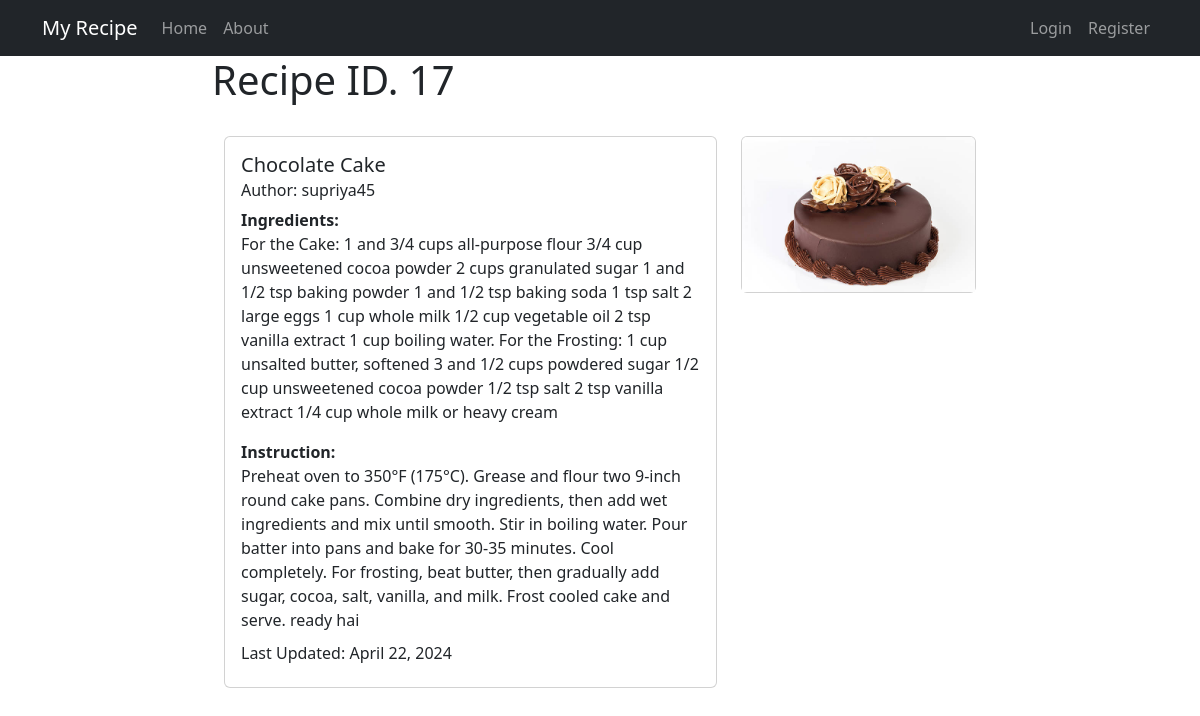
The app's page /recipe/17/ with its own data.
### recipes/models.py (models this page shows, shortened)
class Recipe(models.Model):
    title=models.CharField(max_length=100)
    description=models.TextField()
    author=models.ForeignKey(User, on_delete=models.CASCADE)
    ingredients = models.TextField(null=True)
    photo = models.ImageField(upload_to='recipe_photos/', blank=True, null=True)
    created_at = models.DateTimeField(auto_now_add=True)
    updated_at = models.DateTimeField(auto_now = True)

### recipes/views.py (the view)
# urls.py: path('recipe/<int:pk>/',views.RecipeDetailView.as_view(), name = "receipe-detail"),
class RecipeDetailView(DetailView):
    model = models.Recipe
    template_name= "my_receipe/recipe_detail.html"

### recipes/templates/my_receipe/recipe_detail.html (shortened to what this page needs)
{% extends 'my_receipe/base.html' %}
{% block content %}
<h1>Recipe ID. {{ object.id }}</h1>
<div class="container">
    <div class="row">
        <div class="col-md-8">
            <div class="card my-4">
                <div class="card-body">
                    <h5 class="card-title">{{ object.title }}</h5>
                    <h6 class="card-subtitle mb-2 text-body-secondary">Author: {{ object.author }}</h6>
                    <p class="card-text"><b>Ingredients:</b><br>{{ object.ingredients }}</p>
                    <p class="card-text"><b>Instruction:</b><br>{{ object.description }}</p>
                    <h6 class="card-subtitle mb-2 text-body-secondary">Last Updated: {{ object.updated_at|date:"F d, Y" }}</h6>
                </div>
            </div>
        </div>
        <div class="col-md-4">
            <div class="card my-4">
                {% if object.photo %}
                <img src="{{ object.photo.url }}" class="card-img-top" alt="Recipe Photo">
                {% endif %}
            </div>
        </div>
    </div>
</div>
{% endblock content %}

### records on screen
Recipe: id "17", title "Chocolate Cake", author "supriya45", ingredients "For the Cake: 1 and 3/4 cups all-purpose flour 3/4 cup unsweetened cocoa powder 2 cups granulated sugar 1 and 1/2 tsp baking powder 1 and 1/2 tsp baking soda 1 tsp salt 2 large eggs 1 cup whole milk 1/2 cup vegetable oil 2 tsp vanilla extract 1 cup boiling water. For the Frosting: 1 cup unsalted butter, softened 3 and 1/2 cups powdered sugar 1/2 cup unsweetened cocoa powder 1/2 tsp salt 2 tsp vanilla extract 1/4 cup whole milk or heavy cream", description "Preheat oven to 350°F (175°C). Grease and flour two 9-inch round cake pans. Combine dry ingredients, then add wet ingredients and mix until smooth. Stir in boiling water. Pour batter into pans and bake for 30-35 minutes. Cool completely. For frosting, beat butter, then gradually add sugar, cocoa, salt, vanilla, and milk. Frost cooled cake and serve. ready hai", updated_at "April 22, 2024", photo (picture)
